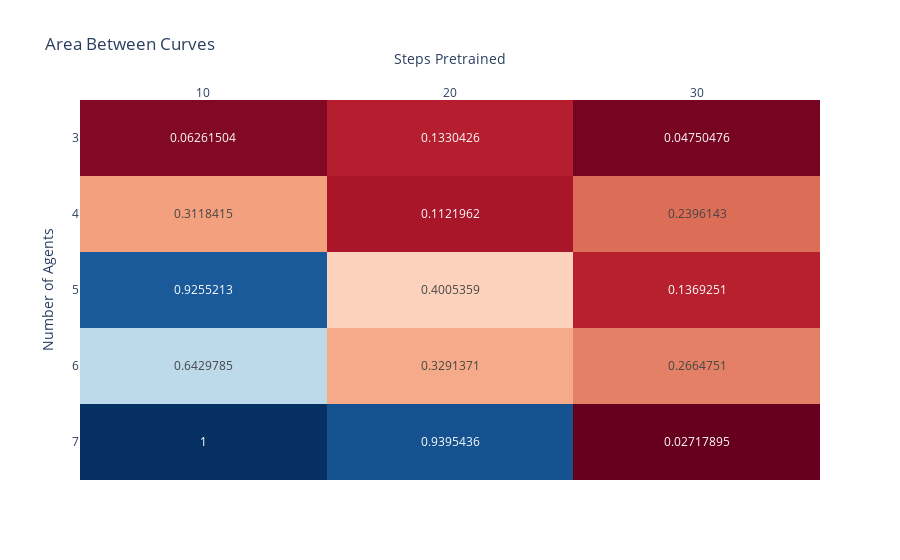

The code cell stored with this chart in its notebook:
### Markdown cell above
## For Level Based Foraging

### Code cell
data = []
for num_agents in range(3,8):
    base_x, base_mean, retrain_results = plot_avg_retrain(
        num_agents, env="LBF", show=False, pre_agents=2,
        path=['foraging-base_history.csv','forage-scale-2_history.csv'], 
        write=False,
        )
    base_mean = base_mean.values

    for steps in retrain_results.steps_pretrained.unique():
        if steps < 500:
            res = retrain_results[retrain_results.steps_pretrained==steps
                                ]['per_agent_erm'].values
            a = int(steps/num_agents)
            b = min(a+len(res), len(base_mean))
            dif = res[:b-a] - base_mean[a:b]
            auc = dif.cumsum().max() * num_agents

            data.append({
                'Number of Agents': num_agents,
                'Steps Pretrained': steps,
                'Area Under Curve': auc,
            })

import plotly.express as px

df = pd.DataFrame(data)
piv = df.pivot(index="Number of Agents", columns="Steps Pretrained")

fig = px.imshow(piv.values/piv.values.max(), text_auto=True, title="Area Between Curves",
                labels=dict(x="Steps Pretrained", y="Number of Agents"),
                color_continuous_scale='RdBu', 
                x=[f"{s}" for _,s in piv.columns.values],
                y=piv.index.values
                )
fig.update_coloraxes(showscale=False)
fig.update_xaxes(side="top")
fig.show()
# fig.write_image("LBF-AUCs.png")

### Figure 1 — Plotly figure (JSON) as saved in the notebook; plotly's stock layout.template omitted (floating-point values rounded to 4 significant figures)
{"data": [{"coloraxis": "coloraxis", "hovertemplate": "Steps Pretrained: %{x}<br>Number of Agents: %{y}<br>color: %{z}<extra></extra>", "name": "0", "texttemplate": "%{z}", "type": "heatmap", "x": ["10", "20", "30"], "xaxis": "x", "y": [3, 4, 5, 6, 7], "yaxis": "y", "z": [[0.06262, 0.133, 0.0475], [0.3118, 0.1122, 0.2396], [0.9255, 0.4005, 0.1369], [0.643, 0.3291, 0.2665], [1, 0.9395, 0.02718]]}], "layout": {"coloraxis": {"colorscale": [[0, "rgb(103,0,31)"], [0.1, "rgb(178,24,43)"], [0.2, "rgb(214,96,77)"], [0.3, "rgb(244,165,130)"], [0.4, "rgb(253,219,199)"], [0.5, "rgb(247,247,247)"], [0.6, "rgb(209,229,240)"], [0.7, "rgb(146,197,222)"], [0.8, "rgb(67,147,195)"], [0.9, "rgb(33,102,172)"], [1, "rgb(5,48,97)"]], "showscale": false}, "title": {"text": "Area Between Curves"}, "xaxis": {"anchor": "y", "constrain": "domain", "domain": [0, 1], "scaleanchor": "y", "side": "top", "title": {"text": "Steps Pretrained"}}, "yaxis": {"anchor": "x", "autorange": "reversed", "constrain": "domain", "domain": [0, 1], "title": {"text": "Number of Agents"}}}}
